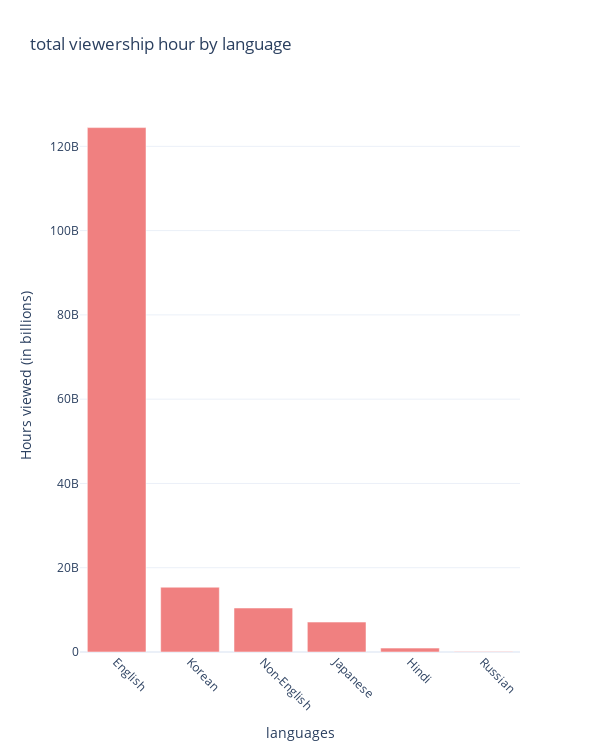

Notebook source saved alongside this figure:
### Code cell
fig=go.Figure(data=[
              go.Bar(
                  x=Language_veiwership.index,
                  y=Language_veiwership.values,
                  marker_color='lightcoral'
              )
])

fig.update_layout(
    title='total viewership hour by language',
    xaxis_title='languages',
    yaxis_title='Hours viewed (in billions)',
    xaxis_tickangle=45,
    height=750,
    width=600
)
fig.show()

### Figure 1 — Plotly figure (JSON) as saved in the notebook; plotly's stock layout.template omitted (floating-point values rounded to 4 significant figures)
{"data": [{"marker": {"color": "lightcoral"}, "type": "bar", "x": ["English", "Korean", "Non-English", "Japanese", "Hindi", "Russian"], "y": [124441700000, 15378400000, 10439100000, 7102000000, 926100000, 114600000]}], "layout": {"height": 750, "title": {"text": "total viewership hour by language"}, "width": 600, "xaxis": {"autorange": true, "range": [-0.5, 5.5], "tickangle": 45, "title": {"text": "languages"}, "type": "category"}, "yaxis": {"autorange": true, "range": [0, 131000000000.0], "title": {"text": "Hours viewed (in billions)"}, "type": "linear"}}}
